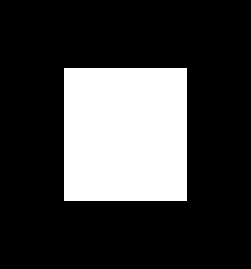
#> input picture images/box.jpg, 251 x 269 px
$ python sobelBothEdges.py   (older library calls are emulated)
#> lines starting #> are read from the running program, lines starting #| are printed output that depends on the picture; after the words box and inside, x2 and y2 are one past the last pixel; in counts of white or black regions, pixels touching at a corner belong together
import cv2
import numpy as np
from matplotlib import pyplot as plt

img = cv2.imread('../images/box.jpg',0)
#> img: shape (269, 251); 24.2% white; 1 white region, box (x1, y1, x2, y2) and area: (64, 68, 187, 201) 16359

# with output datatype as cv2.CV_8U, black to white transition is a positive slope,
# Whereas a white to black transition is a negative slope
# thus when converting to np.uint8, all negative slopes will be made 0
# therefore losing that edge

# Output dtype = cv2.CV_8U
sobelx8u = cv2.Sobel(img, cv2.CV_8U,1,0, ksize=3)
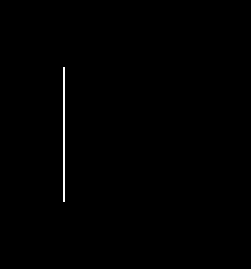
#> sobelx8u: shape (269, 251); 0.4% white in thin lines or dots, all inside (x1, y1, x2, y2) = (63, 67, 65, 202)

# Output dtype = cv2.CV_64F.
sobelx64f = cv2.Sobel(img, cv2.CV_64F,1,0, ksize=3)
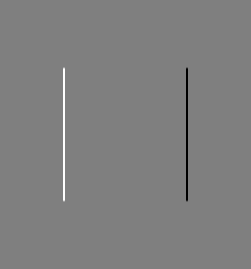
#> sobelx64f: shape (269, 251) float64; min -1020, max 1020, mean 0; drawn with min black and max white
abs_sobel64f = np.absolute(sobelx64f)
sobel_8u = np.uint8(abs_sobel64f)

plt.subplot(1,3,1), plt.imshow(img, cmap='gray')
plt.title('Original'), plt.xticks([]), plt.yticks([])
plt.subplot(1,3,2), plt.imshow(sobelx8u, cmap='gray')
plt.title('Sobel CV_8U'), plt.xticks([]), plt.yticks([])
plt.subplot(1,3,3), plt.imshow(sobel_8u, cmap='gray')
plt.title('Sobel abs(CV_64F)'), plt.xticks([]), plt.yticks([])

plt.show()
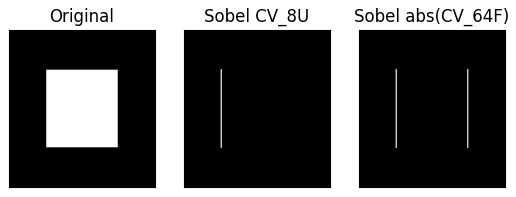
#> figure drawn by matplotlib, 3 panels
